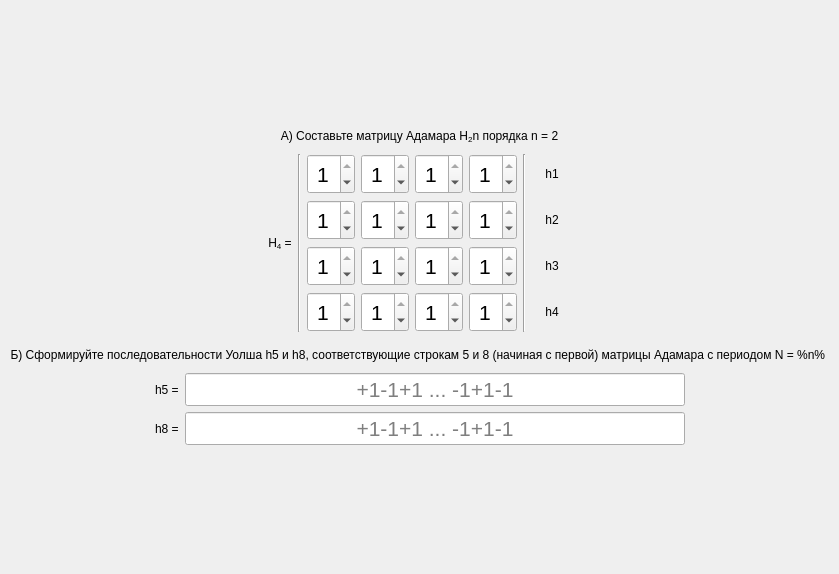
<?xml version="1.0" encoding="UTF-8"?>
<ui version="4.0">
 <class>ScreenTask4</class>
 <widget class="QFrame" name="ScreenTask4">
  <property name="geometry">
   <rect>
    <x>0</x>
    <y>0</y>
    <width>839</width>
    <height>574</height>
   </rect>
  </property>
  <property name="windowTitle">
   <string>Frame</string>
  </property>
  <layout class="QGridLayout" name="gridLayout">
   <property name="leftMargin">
    <number>0</number>
   </property>
   <property name="topMargin">
    <number>0</number>
   </property>
   <property name="rightMargin">
    <number>0</number>
   </property>
   <property name="bottomMargin">
    <number>0</number>
   </property>
   <item row="0" column="0">
    <layout class="QVBoxLayout" name="verticalLayout">
     <item>
      <spacer name="verticalSpacer">
       <property name="orientation">
        <enum>Qt::Vertical</enum>
       </property>
       <property name="sizeHint" stdset="0">
        <size>
         <width>0</width>
         <height>0</height>
        </size>
       </property>
      </spacer>
     </item>
     <item>
      <widget class="QLabel" name="titleA">
       <property name="styleSheet">
        <string notr="true">font: 75 20pt &quot;MS Shell Dlg 2&quot;;</string>
       </property>
       <property name="text">
        <string>А) Составьте матрицу Адамара H&lt;sub&gt;2&lt;/sub&gt;n порядка n = 2</string>
       </property>
       <property name="alignment">
        <set>Qt::AlignCenter</set>
       </property>
       <property name="wordWrap">
        <bool>true</bool>
       </property>
      </widget>
     </item>
     <item>
      <spacer name="verticalSpacer_3">
       <property name="orientation">
        <enum>Qt::Vertical</enum>
       </property>
       <property name="sizeType">
        <enum>QSizePolicy::Minimum</enum>
       </property>
       <property name="sizeHint" stdset="0">
        <size>
         <width>0</width>
         <height>5</height>
        </size>
       </property>
      </spacer>
     </item>
     <item>
      <layout class="QHBoxLayout" name="horizontalLayout">
       <item>
        <spacer name="horizontalSpacer_2">
         <property name="orientation">
          <enum>Qt::Horizontal</enum>
         </property>
         <property name="sizeHint" stdset="0">
          <size>
           <width>0</width>
           <height>0</height>
          </size>
         </property>
        </spacer>
       </item>
       <item>
        <widget class="QLabel" name="label">
         <property name="styleSheet">
          <string notr="true">font: 75 16pt &quot;MS Shell Dlg 2&quot;;</string>
         </property>
         <property name="text">
          <string>H&lt;sub&gt;4&lt;/sub&gt; =</string>
         </property>
         <property name="alignment">
          <set>Qt::AlignCenter</set>
         </property>
         <property name="wordWrap">
          <bool>true</bool>
         </property>
        </widget>
       </item>
       <item>
        <widget class="Line" name="line">
         <property name="orientation">
          <enum>Qt::Vertical</enum>
         </property>
        </widget>
       </item>
       <item>
        <layout class="QGridLayout" name="gridLayout_2">
         <item row="0" column="0">
          <widget class="QSpinBox" name="inputH11">
           <property name="sizePolicy">
            <sizepolicy hsizetype="Fixed" vsizetype="Fixed">
             <horstretch>0</horstretch>
             <verstretch>0</verstretch>
            </sizepolicy>
           </property>
           <property name="minimumSize">
            <size>
             <width>40</width>
             <height>40</height>
            </size>
           </property>
           <property name="font">
            <font>
             <family>MS Shell Dlg 2</family>
             <pointsize>16</pointsize>
             <weight>9</weight>
             <italic>false</italic>
             <bold>false</bold>
            </font>
           </property>
           <property name="styleSheet">
            <string>font: 75 16pt &quot;MS Shell Dlg 2&quot;;</string>
           </property>
           <property name="alignment">
            <set>Qt::AlignCenter</set>
           </property>
           <property name="minimum">
            <number>-1</number>
           </property>
           <property name="maximum">
            <number>1</number>
           </property>
           <property name="singleStep">
            <number>2</number>
           </property>
           <property name="value">
            <number>1</number>
           </property>
          </widget>
         </item>
         <item row="2" column="0">
          <widget class="QSpinBox" name="inputH31">
           <property name="sizePolicy">
            <sizepolicy hsizetype="Fixed" vsizetype="Fixed">
             <horstretch>0</horstretch>
             <verstretch>0</verstretch>
            </sizepolicy>
           </property>
           <property name="minimumSize">
            <size>
             <width>40</width>
             <height>40</height>
            </size>
           </property>
           <property name="font">
            <font>
             <family>MS Shell Dlg 2</family>
             <pointsize>16</pointsize>
             <weight>9</weight>
             <italic>false</italic>
             <bold>false</bold>
            </font>
           </property>
           <property name="styleSheet">
            <string>font: 75 16pt &quot;MS Shell Dlg 2&quot;;</string>
           </property>
           <property name="alignment">
            <set>Qt::AlignCenter</set>
           </property>
           <property name="minimum">
            <number>-1</number>
           </property>
           <property name="maximum">
            <number>1</number>
           </property>
           <property name="singleStep">
            <number>2</number>
           </property>
           <property name="value">
            <number>1</number>
           </property>
          </widget>
         </item>
         <item row="2" column="1">
          <widget class="QSpinBox" name="inputH32">
           <property name="sizePolicy">
            <sizepolicy hsizetype="Fixed" vsizetype="Fixed">
             <horstretch>0</horstretch>
             <verstretch>0</verstretch>
            </sizepolicy>
           </property>
           <property name="minimumSize">
            <size>
             <width>40</width>
             <height>40</height>
            </size>
           </property>
           <property name="font">
            <font>
             <family>MS Shell Dlg 2</family>
             <pointsize>16</pointsize>
             <weight>9</weight>
             <italic>false</italic>
             <bold>false</bold>
            </font>
           </property>
           <property name="styleSheet">
            <string>font: 75 16pt &quot;MS Shell Dlg 2&quot;;</string>
           </property>
           <property name="alignment">
            <set>Qt::AlignCenter</set>
           </property>
           <property name="minimum">
            <number>-1</number>
           </property>
           <property name="maximum">
            <number>1</number>
           </property>
           <property name="singleStep">
            <number>2</number>
           </property>
           <property name="value">
            <number>1</number>
           </property>
          </widget>
         </item>
         <item row="1" column="0">
          <widget class="QSpinBox" name="inputH21">
           <property name="sizePolicy">
            <sizepolicy hsizetype="Fixed" vsizetype="Fixed">
             <horstretch>0</horstretch>
             <verstretch>0</verstretch>
            </sizepolicy>
           </property>
           <property name="minimumSize">
            <size>
             <width>40</width>
             <height>40</height>
            </size>
           </property>
           <property name="font">
            <font>
             <family>MS Shell Dlg 2</family>
             <pointsize>16</pointsize>
             <weight>9</weight>
             <italic>false</italic>
             <bold>false</bold>
            </font>
           </property>
           <property name="styleSheet">
            <string>font: 75 16pt &quot;MS Shell Dlg 2&quot;;</string>
           </property>
           <property name="alignment">
            <set>Qt::AlignCenter</set>
           </property>
           <property name="minimum">
            <number>-1</number>
           </property>
           <property name="maximum">
            <number>1</number>
           </property>
           <property name="singleStep">
            <number>2</number>
           </property>
           <property name="value">
            <number>1</number>
           </property>
          </widget>
         </item>
         <item row="2" column="3">
          <widget class="QSpinBox" name="inputH34">
           <property name="sizePolicy">
            <sizepolicy hsizetype="Fixed" vsizetype="Fixed">
             <horstretch>0</horstretch>
             <verstretch>0</verstretch>
            </sizepolicy>
           </property>
           <property name="minimumSize">
            <size>
             <width>40</width>
             <height>40</height>
            </size>
           </property>
           <property name="font">
            <font>
             <family>MS Shell Dlg 2</family>
             <pointsize>16</pointsize>
             <weight>9</weight>
             <italic>false</italic>
             <bold>false</bold>
            </font>
           </property>
           <property name="styleSheet">
            <string>font: 75 16pt &quot;MS Shell Dlg 2&quot;;</string>
           </property>
           <property name="alignment">
            <set>Qt::AlignCenter</set>
           </property>
           <property name="minimum">
            <number>-1</number>
           </property>
           <property name="maximum">
            <number>1</number>
           </property>
           <property name="singleStep">
            <number>2</number>
           </property>
           <property name="value">
            <number>1</number>
           </property>
          </widget>
         </item>
         <item row="1" column="1">
          <widget class="QSpinBox" name="inputH22">
           <property name="sizePolicy">
            <sizepolicy hsizetype="Fixed" vsizetype="Fixed">
             <horstretch>0</horstretch>
             <verstretch>0</verstretch>
            </sizepolicy>
           </property>
           <property name="minimumSize">
            <size>
             <width>40</width>
             <height>40</height>
            </size>
           </property>
           <property name="font">
            <font>
             <family>MS Shell Dlg 2</family>
             <pointsize>16</pointsize>
             <weight>9</weight>
             <italic>false</italic>
             <bold>false</bold>
            </font>
           </property>
           <property name="styleSheet">
            <string>font: 75 16pt &quot;MS Shell Dlg 2&quot;;</string>
           </property>
           <property name="alignment">
            <set>Qt::AlignCenter</set>
           </property>
           <property name="minimum">
            <number>-1</number>
           </property>
           <property name="maximum">
            <number>1</number>
           </property>
           <property name="singleStep">
            <number>2</number>
           </property>
           <property name="value">
            <number>1</number>
           </property>
          </widget>
         </item>
         <item row="2" column="2">
          <widget class="QSpinBox" name="inputH33">
           <property name="sizePolicy">
            <sizepolicy hsizetype="Fixed" vsizetype="Fixed">
             <horstretch>0</horstretch>
             <verstretch>0</verstretch>
            </sizepolicy>
           </property>
           <property name="minimumSize">
            <size>
             <width>40</width>
             <height>40</height>
            </size>
           </property>
           <property name="font">
            <font>
             <family>MS Shell Dlg 2</family>
             <pointsize>16</pointsize>
             <weight>9</weight>
             <italic>false</italic>
             <bold>false</bold>
            </font>
           </property>
           <property name="styleSheet">
            <string>font: 75 16pt &quot;MS Shell Dlg 2&quot;;</string>
           </property>
           <property name="alignment">
            <set>Qt::AlignCenter</set>
           </property>
           <property name="minimum">
            <number>-1</number>
           </property>
           <property name="maximum">
            <number>1</number>
           </property>
           <property name="singleStep">
            <number>2</number>
           </property>
           <property name="value">
            <number>1</number>
           </property>
          </widget>
         </item>
         <item row="1" column="3">
          <widget class="QSpinBox" name="inputH24">
           <property name="sizePolicy">
            <sizepolicy hsizetype="Fixed" vsizetype="Fixed">
             <horstretch>0</horstretch>
             <verstretch>0</verstretch>
            </sizepolicy>
           </property>
           <property name="minimumSize">
            <size>
             <width>40</width>
             <height>40</height>
            </size>
           </property>
           <property name="font">
            <font>
             <family>MS Shell Dlg 2</family>
             <pointsize>16</pointsize>
             <weight>9</weight>
             <italic>false</italic>
             <bold>false</bold>
            </font>
           </property>
           <property name="styleSheet">
            <string>font: 75 16pt &quot;MS Shell Dlg 2&quot;;</string>
           </property>
           <property name="alignment">
            <set>Qt::AlignCenter</set>
           </property>
           <property name="minimum">
            <number>-1</number>
           </property>
           <property name="maximum">
            <number>1</number>
           </property>
           <property name="singleStep">
            <number>2</number>
           </property>
           <property name="value">
            <number>1</number>
           </property>
          </widget>
         </item>
         <item row="0" column="2">
          <widget class="QSpinBox" name="inputH13">
           <property name="sizePolicy">
            <sizepolicy hsizetype="Fixed" vsizetype="Fixed">
             <horstretch>0</horstretch>
             <verstretch>0</verstretch>
            </sizepolicy>
           </property>
           <property name="minimumSize">
            <size>
             <width>40</width>
             <height>40</height>
            </size>
           </property>
           <property name="font">
            <font>
             <family>MS Shell Dlg 2</family>
             <pointsize>16</pointsize>
             <weight>9</weight>
             <italic>false</italic>
             <bold>false</bold>
            </font>
           </property>
           <property name="styleSheet">
            <string>font: 75 16pt &quot;MS Shell Dlg 2&quot;;</string>
           </property>
           <property name="alignment">
            <set>Qt::AlignCenter</set>
           </property>
           <property name="minimum">
            <number>-1</number>
           </property>
           <property name="maximum">
            <number>1</number>
           </property>
           <property name="singleStep">
            <number>2</number>
           </property>
           <property name="value">
            <number>1</number>
           </property>
          </widget>
         </item>
         <item row="0" column="1">
          <widget class="QSpinBox" name="inputH12">
           <property name="sizePolicy">
            <sizepolicy hsizetype="Fixed" vsizetype="Fixed">
             <horstretch>0</horstretch>
             <verstretch>0</verstretch>
            </sizepolicy>
           </property>
           <property name="minimumSize">
            <size>
             <width>40</width>
             <height>40</height>
            </size>
           </property>
           <property name="font">
            <font>
             <family>MS Shell Dlg 2</family>
             <pointsize>16</pointsize>
             <weight>9</weight>
             <italic>false</italic>
             <bold>false</bold>
            </font>
           </property>
           <property name="styleSheet">
            <string>font: 75 16pt &quot;MS Shell Dlg 2&quot;;</string>
           </property>
           <property name="alignment">
            <set>Qt::AlignCenter</set>
           </property>
           <property name="minimum">
            <number>-1</number>
           </property>
           <property name="maximum">
            <number>1</number>
           </property>
           <property name="singleStep">
            <number>2</number>
           </property>
           <property name="value">
            <number>1</number>
           </property>
          </widget>
         </item>
         <item row="0" column="3">
          <widget class="QSpinBox" name="inputH14">
           <property name="sizePolicy">
            <sizepolicy hsizetype="Fixed" vsizetype="Fixed">
             <horstretch>0</horstretch>
             <verstretch>0</verstretch>
            </sizepolicy>
           </property>
           <property name="minimumSize">
            <size>
             <width>40</width>
             <height>40</height>
            </size>
           </property>
           <property name="font">
            <font>
             <family>MS Shell Dlg 2</family>
             <pointsize>16</pointsize>
             <weight>9</weight>
             <italic>false</italic>
             <bold>false</bold>
            </font>
           </property>
           <property name="styleSheet">
            <string>font: 75 16pt &quot;MS Shell Dlg 2&quot;;</string>
           </property>
           <property name="alignment">
            <set>Qt::AlignCenter</set>
           </property>
           <property name="minimum">
            <number>-1</number>
           </property>
           <property name="maximum">
            <number>1</number>
           </property>
           <property name="singleStep">
            <number>2</number>
           </property>
           <property name="value">
            <number>1</number>
           </property>
          </widget>
         </item>
         <item row="1" column="2">
          <widget class="QSpinBox" name="inputH23">
           <property name="sizePolicy">
            <sizepolicy hsizetype="Fixed" vsizetype="Fixed">
             <horstretch>0</horstretch>
             <verstretch>0</verstretch>
            </sizepolicy>
           </property>
           <property name="minimumSize">
            <size>
             <width>40</width>
             <height>40</height>
            </size>
           </property>
           <property name="font">
            <font>
             <family>MS Shell Dlg 2</family>
             <pointsize>16</pointsize>
             <weight>9</weight>
             <italic>false</italic>
             <bold>false</bold>
            </font>
           </property>
           <property name="styleSheet">
            <string>font: 75 16pt &quot;MS Shell Dlg 2&quot;;</string>
           </property>
           <property name="alignment">
            <set>Qt::AlignCenter</set>
           </property>
           <property name="minimum">
            <number>-1</number>
           </property>
           <property name="maximum">
            <number>1</number>
           </property>
           <property name="singleStep">
            <number>2</number>
           </property>
           <property name="value">
            <number>1</number>
           </property>
          </widget>
         </item>
         <item row="3" column="3">
          <widget class="QSpinBox" name="inputH44">
           <property name="sizePolicy">
            <sizepolicy hsizetype="Fixed" vsizetype="Fixed">
             <horstretch>0</horstretch>
             <verstretch>0</verstretch>
            </sizepolicy>
           </property>
           <property name="minimumSize">
            <size>
             <width>40</width>
             <height>40</height>
            </size>
           </property>
           <property name="font">
            <font>
             <family>MS Shell Dlg 2</family>
             <pointsize>16</pointsize>
             <weight>9</weight>
             <italic>false</italic>
             <bold>false</bold>
            </font>
           </property>
           <property name="styleSheet">
            <string>font: 75 16pt &quot;MS Shell Dlg 2&quot;;</string>
           </property>
           <property name="alignment">
            <set>Qt::AlignCenter</set>
           </property>
           <property name="minimum">
            <number>-1</number>
           </property>
           <property name="maximum">
            <number>1</number>
           </property>
           <property name="singleStep">
            <number>2</number>
           </property>
           <property name="value">
            <number>1</number>
           </property>
          </widget>
         </item>
         <item row="3" column="2">
          <widget class="QSpinBox" name="inputH43">
           <property name="sizePolicy">
            <sizepolicy hsizetype="Fixed" vsizetype="Fixed">
             <horstretch>0</horstretch>
             <verstretch>0</verstretch>
            </sizepolicy>
           </property>
           <property name="minimumSize">
            <size>
             <width>40</width>
             <height>40</height>
            </size>
           </property>
           <property name="font">
            <font>
             <family>MS Shell Dlg 2</family>
             <pointsize>16</pointsize>
             <weight>9</weight>
             <italic>false</italic>
             <bold>false</bold>
            </font>
           </property>
           <property name="styleSheet">
            <string>font: 75 16pt &quot;MS Shell Dlg 2&quot;;</string>
           </property>
           <property name="alignment">
            <set>Qt::AlignCenter</set>
           </property>
           <property name="minimum">
            <number>-1</number>
           </property>
           <property name="maximum">
            <number>1</number>
           </property>
           <property name="singleStep">
            <number>2</number>
           </property>
           <property name="value">
            <number>1</number>
           </property>
          </widget>
         </item>
         <item row="3" column="1">
          <widget class="QSpinBox" name="inputH42">
           <property name="sizePolicy">
            <sizepolicy hsizetype="Fixed" vsizetype="Fixed">
             <horstretch>0</horstretch>
             <verstretch>0</verstretch>
            </sizepolicy>
           </property>
           <property name="minimumSize">
            <size>
             <width>40</width>
             <height>40</height>
            </size>
           </property>
           <property name="font">
            <font>
             <family>MS Shell Dlg 2</family>
             <pointsize>16</pointsize>
             <weight>9</weight>
             <italic>false</italic>
             <bold>false</bold>
            </font>
           </property>
           <property name="styleSheet">
            <string>font: 75 16pt &quot;MS Shell Dlg 2&quot;;</string>
           </property>
           <property name="alignment">
            <set>Qt::AlignCenter</set>
           </property>
           <property name="minimum">
            <number>-1</number>
           </property>
           <property name="maximum">
            <number>1</number>
           </property>
           <property name="singleStep">
            <number>2</number>
           </property>
           <property name="value">
            <number>1</number>
           </property>
          </widget>
         </item>
         <item row="3" column="0">
          <widget class="QSpinBox" name="inputH41">
           <property name="sizePolicy">
            <sizepolicy hsizetype="Fixed" vsizetype="Fixed">
             <horstretch>0</horstretch>
             <verstretch>0</verstretch>
            </sizepolicy>
           </property>
           <property name="minimumSize">
            <size>
             <width>40</width>
             <height>40</height>
            </size>
           </property>
           <property name="font">
            <font>
             <family>MS Shell Dlg 2</family>
             <pointsize>16</pointsize>
             <weight>9</weight>
             <italic>false</italic>
             <bold>false</bold>
            </font>
           </property>
           <property name="styleSheet">
            <string>font: 75 16pt &quot;MS Shell Dlg 2&quot;;</string>
           </property>
           <property name="alignment">
            <set>Qt::AlignCenter</set>
           </property>
           <property name="minimum">
            <number>-1</number>
           </property>
           <property name="maximum">
            <number>1</number>
           </property>
           <property name="singleStep">
            <number>2</number>
           </property>
           <property name="value">
            <number>1</number>
           </property>
          </widget>
         </item>
        </layout>
       </item>
       <item>
        <widget class="Line" name="line_2">
         <property name="orientation">
          <enum>Qt::Vertical</enum>
         </property>
        </widget>
       </item>
       <item>
        <layout class="QGridLayout" name="gridLayout_3">
         <item row="0" column="0">
          <widget class="QLabel" name="label_2">
           <property name="minimumSize">
            <size>
             <width>40</width>
             <height>40</height>
            </size>
           </property>
           <property name="maximumSize">
            <size>
             <width>40</width>
             <height>40</height>
            </size>
           </property>
           <property name="styleSheet">
            <string notr="true">font: 75 16pt &quot;MS Shell Dlg 2&quot;;</string>
           </property>
           <property name="text">
            <string>h1</string>
           </property>
           <property name="alignment">
            <set>Qt::AlignCenter</set>
           </property>
          </widget>
         </item>
         <item row="2" column="0">
          <widget class="QLabel" name="label_5">
           <property name="minimumSize">
            <size>
             <width>40</width>
             <height>40</height>
            </size>
           </property>
           <property name="maximumSize">
            <size>
             <width>40</width>
             <height>40</height>
            </size>
           </property>
           <property name="styleSheet">
            <string notr="true">font: 75 16pt &quot;MS Shell Dlg 2&quot;;</string>
           </property>
           <property name="text">
            <string>h3</string>
           </property>
           <property name="alignment">
            <set>Qt::AlignCenter</set>
           </property>
          </widget>
         </item>
         <item row="3" column="0">
          <widget class="QLabel" name="label_3">
           <property name="minimumSize">
            <size>
             <width>40</width>
             <height>40</height>
            </size>
           </property>
           <property name="maximumSize">
            <size>
             <width>40</width>
             <height>40</height>
            </size>
           </property>
           <property name="styleSheet">
            <string notr="true">font: 75 16pt &quot;MS Shell Dlg 2&quot;;</string>
           </property>
           <property name="text">
            <string>h4</string>
           </property>
           <property name="alignment">
            <set>Qt::AlignCenter</set>
           </property>
          </widget>
         </item>
         <item row="1" column="0">
          <widget class="QLabel" name="label_4">
           <property name="minimumSize">
            <size>
             <width>40</width>
             <height>40</height>
            </size>
           </property>
           <property name="maximumSize">
            <size>
             <width>40</width>
             <height>40</height>
            </size>
           </property>
           <property name="styleSheet">
            <string notr="true">font: 75 16pt &quot;MS Shell Dlg 2&quot;;</string>
           </property>
           <property name="text">
            <string>h2</string>
           </property>
           <property name="alignment">
            <set>Qt::AlignCenter</set>
           </property>
          </widget>
         </item>
        </layout>
       </item>
       <item>
        <spacer name="horizontalSpacer">
         <property name="orientation">
          <enum>Qt::Horizontal</enum>
         </property>
         <property name="sizeHint" stdset="0">
          <size>
           <width>0</width>
           <height>0</height>
          </size>
         </property>
        </spacer>
       </item>
      </layout>
     </item>
     <item>
      <spacer name="verticalSpacer_5">
       <property name="orientation">
        <enum>Qt::Vertical</enum>
       </property>
       <property name="sizeType">
        <enum>QSizePolicy::Minimum</enum>
       </property>
       <property name="sizeHint" stdset="0">
        <size>
         <width>0</width>
         <height>10</height>
        </size>
       </property>
      </spacer>
     </item>
     <item>
      <widget class="QLabel" name="titleB">
       <property name="styleSheet">
        <string notr="true">font: 75 20pt &quot;MS Shell Dlg 2&quot;;</string>
       </property>
       <property name="text">
        <string>Б) Сформируйте последовательности Уолша h5 и h8, соответствующие строкам 5 и 8 (начиная с первой) матрицы Адамара с периодом N = %n% </string>
       </property>
       <property name="alignment">
        <set>Qt::AlignCenter</set>
       </property>
       <property name="wordWrap">
        <bool>true</bool>
       </property>
      </widget>
     </item>
     <item>
      <spacer name="verticalSpacer_4">
       <property name="orientation">
        <enum>Qt::Vertical</enum>
       </property>
       <property name="sizeType">
        <enum>QSizePolicy::Minimum</enum>
       </property>
       <property name="sizeHint" stdset="0">
        <size>
         <width>0</width>
         <height>5</height>
        </size>
       </property>
      </spacer>
     </item>
     <item>
      <layout class="QHBoxLayout" name="horizontalLayout_3">
       <item>
        <spacer name="horizontalSpacer_5">
         <property name="orientation">
          <enum>Qt::Horizontal</enum>
         </property>
         <property name="sizeHint" stdset="0">
          <size>
           <width>0</width>
           <height>0</height>
          </size>
         </property>
        </spacer>
       </item>
       <item>
        <widget class="QLabel" name="label_10">
         <property name="styleSheet">
          <string notr="true">font: 75 16pt &quot;MS Shell Dlg 2&quot;;</string>
         </property>
         <property name="text">
          <string>h5 =</string>
         </property>
        </widget>
       </item>
       <item>
        <widget class="QLineEdit" name="inputH5">
         <property name="sizePolicy">
          <sizepolicy hsizetype="Fixed" vsizetype="Fixed">
           <horstretch>0</horstretch>
           <verstretch>0</verstretch>
          </sizepolicy>
         </property>
         <property name="minimumSize">
          <size>
           <width>500</width>
           <height>0</height>
          </size>
         </property>
         <property name="font">
          <font>
           <family>MS Shell Dlg 2</family>
           <pointsize>16</pointsize>
           <weight>9</weight>
           <italic>false</italic>
           <bold>false</bold>
          </font>
         </property>
         <property name="styleSheet">
          <string>font: 75 16pt &quot;MS Shell Dlg 2&quot;;</string>
         </property>
         <property name="alignment">
          <set>Qt::AlignCenter</set>
         </property>
         <property name="placeholderText">
          <string>+1-1+1 ... -1+1-1</string>
         </property>
        </widget>
       </item>
       <item>
        <spacer name="horizontalSpacer_6">
         <property name="orientation">
          <enum>Qt::Horizontal</enum>
         </property>
         <property name="sizeHint" stdset="0">
          <size>
           <width>0</width>
           <height>0</height>
          </size>
         </property>
        </spacer>
       </item>
      </layout>
     </item>
     <item>
      <layout class="QHBoxLayout" name="horizontalLayout_4">
       <item>
        <spacer name="horizontalSpacer_7">
         <property name="orientation">
          <enum>Qt::Horizontal</enum>
         </property>
         <property name="sizeHint" stdset="0">
          <size>
           <width>0</width>
           <height>0</height>
          </size>
         </property>
        </spacer>
       </item>
       <item>
        <widget class="QLabel" name="label_11">
         <property name="styleSheet">
          <string notr="true">font: 75 16pt &quot;MS Shell Dlg 2&quot;;</string>
         </property>
         <property name="text">
          <string>h8 =</string>
         </property>
        </widget>
       </item>
       <item>
        <widget class="QLineEdit" name="inputH8">
         <property name="sizePolicy">
          <sizepolicy hsizetype="Fixed" vsizetype="Fixed">
           <horstretch>0</horstretch>
           <verstretch>0</verstretch>
          </sizepolicy>
         </property>
         <property name="minimumSize">
          <size>
           <width>500</width>
           <height>0</height>
          </size>
         </property>
         <property name="font">
          <font>
           <family>MS Shell Dlg 2</family>
           <pointsize>16</pointsize>
           <weight>9</weight>
           <italic>false</italic>
           <bold>false</bold>
          </font>
         </property>
         <property name="styleSheet">
          <string>font: 75 16pt &quot;MS Shell Dlg 2&quot;;</string>
         </property>
         <property name="alignment">
          <set>Qt::AlignCenter</set>
         </property>
         <property name="placeholderText">
          <string>+1-1+1 ... -1+1-1</string>
         </property>
        </widget>
       </item>
       <item>
        <spacer name="horizontalSpacer_8">
         <property name="orientation">
          <enum>Qt::Horizontal</enum>
         </property>
         <property name="sizeHint" stdset="0">
          <size>
           <width>0</width>
           <height>0</height>
          </size>
         </property>
        </spacer>
       </item>
      </layout>
     </item>
     <item>
      <spacer name="verticalSpacer_2">
       <property name="orientation">
        <enum>Qt::Vertical</enum>
       </property>
       <property name="sizeHint" stdset="0">
        <size>
         <width>0</width>
         <height>0</height>
        </size>
       </property>
      </spacer>
     </item>
    </layout>
   </item>
  </layout>
 </widget>
 <resources/>
 <connections/>
</ui>
